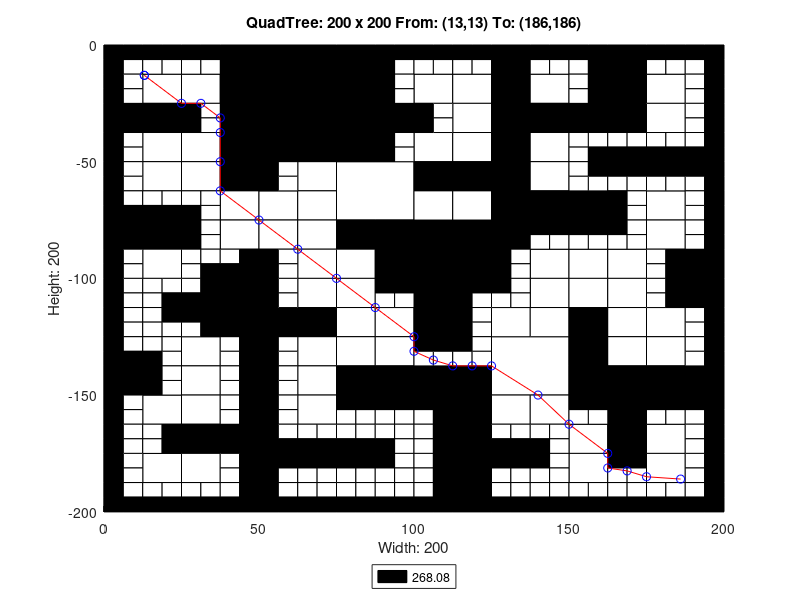

This figure's MATLAB source:
axis([0 200 -200 0]);
title('QuadTree: 200 x 200 From: (13,13) To: (186,186)');
xlabel('Width: 200');
ylabel('Height: 200');
rectangle('Position',[50 -25 25 25], 'FaceColor',[0 0 0]);
rectangle('Position',[50 -50 25 25], 'FaceColor',[0 0 0]);
rectangle('Position',[75 -75 25 25], 'FaceColor',[1 1 1]);
rectangle('Position',[100 -100 25 25], 'FaceColor',[0 0 0]);
rectangle('Position',[125 -150 25 25], 'FaceColor',[1 1 1]);
rectangle('Position',[12.5 -25 12.5 12.5], 'FaceColor',[1 1 1]);
rectangle('Position',[37.5 -12.5 12.5 12.5], 'FaceColor',[0 0 0]);
rectangle('Position',[25 -25 12.5 12.5], 'FaceColor',[1 1 1]);
rectangle('Position',[37.5 -25 12.5 12.5], 'FaceColor',[0 0 0]);
rectangle('Position',[0 -37.5 12.5 12.5], 'FaceColor',[0 0 0]);
rectangle('Position',[12.5 -37.5 12.5 12.5], 'FaceColor',[0 0 0]);
rectangle('Position',[12.5 -50 12.5 12.5], 'FaceColor',[1 1 1]);
rectangle('Position',[37.5 -37.5 12.5 12.5], 'FaceColor',[0 0 0]);
rectangle('Position',[25 -50 12.5 12.5], 'FaceColor',[1 1 1]);
rectangle('Position',[37.5 -50 12.5 12.5], 'FaceColor',[0 0 0]);
rectangle('Position',[75 -12.5 12.5 12.5], 'FaceColor',[0 0 0]);
rectangle('Position',[75 -25 12.5 12.5], 'FaceColor',[0 0 0]);
rectangle('Position',[75 -37.5 12.5 12.5], 'FaceColor',[0 0 0]);
rectangle('Position',[87.5 -37.5 12.5 12.5], 'FaceColor',[0 0 0]);
rectangle('Position',[75 -50 12.5 12.5], 'FaceColor',[0 0 0]);
rectangle('Position',[12.5 -62.5 12.5 12.5], 'FaceColor',[1 1 1]);
rectangle('Position',[25 -62.5 12.5 12.5], 'FaceColor',[1 1 1]);
rectangle('Position',[37.5 -62.5 12.5 12.5], 'FaceColor',[0 0 0]);
rectangle('Position',[37.5 -75 12.5 12.5], 'FaceColor',[1 1 1]);
rectangle('Position',[0 -87.5 12.5 12.5], 'FaceColor',[0 0 0]);
rectangle('Position',[12.5 -87.5 12.5 12.5], 'FaceColor',[0 0 0]);
rectangle('Position',[12.5 -100 12.5 12.5], 'FaceColor',[1 1 1]);
rectangle('Position',[37.5 -87.5 12.5 12.5], 'FaceColor',[1 1 1]);
rectangle('Position',[62.5 -62.5 12.5 12.5], 'FaceColor',[1 1 1]);
rectangle('Position',[50 -75 12.5 12.5], 'FaceColor',[1 1 1]);
rectangle('Position',[62.5 -75 12.5 12.5], 'FaceColor',[1 1 1]);
rectangle('Position',[50 -87.5 12.5 12.5], 'FaceColor',[1 1 1]);
rectangle('Position',[62.5 -87.5 12.5 12.5], 'FaceColor',[1 1 1]);
rectangle('Position',[62.5 -100 12.5 12.5], 'FaceColor',[1 1 1]);
rectangle('Position',[75 -87.5 12.5 12.5], 'FaceColor',[0 0 0]);
rectangle('Position',[87.5 -87.5 12.5 12.5], 'FaceColor',[0 0 0]);
rectangle('Position',[75 -100 12.5 12.5], 'FaceColor',[1 1 1]);
rectangle('Position',[87.5 -100 12.5 12.5], 'FaceColor',[0 0 0]);
rectangle('Position',[100 -25 12.5 12.5], 'FaceColor',[1 1 1]);
rectangle('Position',[112.5 -25 12.5 12.5], 'FaceColor',[1 1 1]);
rectangle('Position',[125 -12.5 12.5 12.5], 'FaceColor',[0 0 0]);
rectangle('Position',[125 -25 12.5 12.5], 'FaceColor',[0 0 0]);
rectangle('Position',[137.5 -25 12.5 12.5], 'FaceColor',[1 1 1]);
rectangle('Position',[112.5 -37.5 12.5 12.5], 'FaceColor',[1 1 1]);
rectangle('Position',[100 -50 12.5 12.5], 'FaceColor',[1 1 1]);
rectangle('Position',[112.5 -50 12.5 12.5], 'FaceColor',[1 1 1]);
rectangle('Position',[125 -37.5 12.5 12.5], 'FaceColor',[0 0 0]);
rectangle('Position',[137.5 -37.5 12.5 12.5], 'FaceColor',[0 0 0]);
rectangle('Position',[125 -50 12.5 12.5], 'FaceColor',[0 0 0]);
rectangle('Position',[137.5 -50 12.5 12.5], 'FaceColor',[1 1 1]);
rectangle('Position',[162.5 -12.5 12.5 12.5], 'FaceColor',[0 0 0]);
rectangle('Position',[162.5 -25 12.5 12.5], 'FaceColor',[0 0 0]);
rectangle('Position',[175 -25 12.5 12.5], 'FaceColor',[1 1 1]);
rectangle('Position',[150 -37.5 12.5 12.5], 'FaceColor',[0 0 0]);
rectangle('Position',[162.5 -37.5 12.5 12.5], 'FaceColor',[0 0 0]);
rectangle('Position',[175 -37.5 12.5 12.5], 'FaceColor',[1 1 1]);
rectangle('Position',[100 -62.5 12.5 12.5], 'FaceColor',[0 0 0]);
rectangle('Position',[112.5 -62.5 12.5 12.5], 'FaceColor',[0 0 0]);
rectangle('Position',[100 -75 12.5 12.5], 'FaceColor',[1 1 1]);
rectangle('Position',[112.5 -75 12.5 12.5], 'FaceColor',[1 1 1]);
rectangle('Position',[125 -62.5 12.5 12.5], 'FaceColor',[0 0 0]);
rectangle('Position',[137.5 -62.5 12.5 12.5], 'FaceColor',[1 1 1]);
rectangle('Position',[125 -75 12.5 12.5], 'FaceColor',[0 0 0]);
rectangle('Position',[137.5 -75 12.5 12.5], 'FaceColor',[0 0 0]);
rectangle('Position',[125 -87.5 12.5 12.5], 'FaceColor',[0 0 0]);
rectangle('Position',[137.5 -100 12.5 12.5], 'FaceColor',[1 1 1]);
rectangle('Position',[150 -75 12.5 12.5], 'FaceColor',[0 0 0]);
rectangle('Position',[175 -75 12.5 12.5], 'FaceColor',[1 1 1]);
rectangle('Position',[150 -100 12.5 12.5], 'FaceColor',[1 1 1]);
rectangle('Position',[162.5 -100 12.5 12.5], 'FaceColor',[1 1 1]);
rectangle('Position',[175 -87.5 12.5 12.5], 'FaceColor',[1 1 1]);
rectangle('Position',[187.5 -100 12.5 12.5], 'FaceColor',[0 0 0]);
rectangle('Position',[37.5 -112.5 12.5 12.5], 'FaceColor',[0 0 0]);
rectangle('Position',[37.5 -125 12.5 12.5], 'FaceColor',[0 0 0]);
rectangle('Position',[0 -150 12.5 12.5], 'FaceColor',[0 0 0]);
rectangle('Position',[25 -137.5 12.5 12.5], 'FaceColor',[1 1 1]);
rectangle('Position',[25 -150 12.5 12.5], 'FaceColor',[1 1 1]);
rectangle('Position',[62.5 -112.5 12.5 12.5], 'FaceColor',[1 1 1]);
rectangle('Position',[50 -125 12.5 12.5], 'FaceColor',[0 0 0]);
rectangle('Position',[62.5 -125 12.5 12.5], 'FaceColor',[0 0 0]);
rectangle('Position',[75 -112.5 12.5 12.5], 'FaceColor',[1 1 1]);
rectangle('Position',[75 -125 12.5 12.5], 'FaceColor',[1 1 1]);
rectangle('Position',[87.5 -125 12.5 12.5], 'FaceColor',[1 1 1]);
rectangle('Position',[62.5 -137.5 12.5 12.5], 'FaceColor',[1 1 1]);
rectangle('Position',[62.5 -150 12.5 12.5], 'FaceColor',[1 1 1]);
rectangle('Position',[75 -137.5 12.5 12.5], 'FaceColor',[1 1 1]);
rectangle('Position',[87.5 -137.5 12.5 12.5], 'FaceColor',[1 1 1]);
rectangle('Position',[75 -150 12.5 12.5], 'FaceColor',[0 0 0]);
rectangle('Position',[87.5 -150 12.5 12.5], 'FaceColor',[0 0 0]);
rectangle('Position',[12.5 -162.5 12.5 12.5], 'FaceColor',[1 1 1]);
rectangle('Position',[25 -162.5 12.5 12.5], 'FaceColor',[1 1 1]);
rectangle('Position',[25 -175 12.5 12.5], 'FaceColor',[0 0 0]);
rectangle('Position',[37.5 -175 12.5 12.5], 'FaceColor',[0 0 0]);
rectangle('Position',[12.5 -187.5 12.5 12.5], 'FaceColor',[1 1 1]);
rectangle('Position',[25 -187.5 12.5 12.5], 'FaceColor',[1 1 1]);
rectangle('Position',[62.5 -162.5 12.5 12.5], 'FaceColor',[1 1 1]);
rectangle('Position',[100 -112.5 12.5 12.5], 'FaceColor',[0 0 0]);
rectangle('Position',[100 -125 12.5 12.5], 'FaceColor',[0 0 0]);
rectangle('Position',[137.5 -112.5 12.5 12.5], 'FaceColor',[1 1 1]);
rectangle('Position',[125 -125 12.5 12.5], 'FaceColor',[1 1 1]);
rectangle('Position',[137.5 -125 12.5 12.5], 'FaceColor',[1 1 1]);
rectangle('Position',[100 -150 12.5 12.5], 'FaceColor',[0 0 0]);
rectangle('Position',[112.5 -150 12.5 12.5], 'FaceColor',[0 0 0]);
rectangle('Position',[150 -112.5 12.5 12.5], 'FaceColor',[1 1 1]);
rectangle('Position',[162.5 -112.5 12.5 12.5], 'FaceColor',[1 1 1]);
rectangle('Position',[150 -125 12.5 12.5], 'FaceColor',[0 0 0]);
rectangle('Position',[162.5 -125 12.5 12.5], 'FaceColor',[1 1 1]);
rectangle('Position',[187.5 -112.5 12.5 12.5], 'FaceColor',[0 0 0]);
rectangle('Position',[175 -125 12.5 12.5], 'FaceColor',[1 1 1]);
rectangle('Position',[150 -137.5 12.5 12.5], 'FaceColor',[0 0 0]);
rectangle('Position',[162.5 -137.5 12.5 12.5], 'FaceColor',[1 1 1]);
rectangle('Position',[150 -150 12.5 12.5], 'FaceColor',[0 0 0]);
rectangle('Position',[162.5 -150 12.5 12.5], 'FaceColor',[0 0 0]);
rectangle('Position',[175 -137.5 12.5 12.5], 'FaceColor',[1 1 1]);
rectangle('Position',[175 -150 12.5 12.5], 'FaceColor',[0 0 0]);
rectangle('Position',[187.5 -150 12.5 12.5], 'FaceColor',[0 0 0]);
rectangle('Position',[112.5 -162.5 12.5 12.5], 'FaceColor',[0 0 0]);
rectangle('Position',[112.5 -175 12.5 12.5], 'FaceColor',[0 0 0]);
rectangle('Position',[125 -162.5 12.5 12.5], 'FaceColor',[1 1 1]);
rectangle('Position',[137.5 -162.5 12.5 12.5], 'FaceColor',[1 1 1]);
rectangle('Position',[112.5 -187.5 12.5 12.5], 'FaceColor',[0 0 0]);
rectangle('Position',[112.5 -200 12.5 12.5], 'FaceColor',[0 0 0]);
rectangle('Position',[162.5 -162.5 12.5 12.5], 'FaceColor',[0 0 0]);
rectangle('Position',[150 -175 12.5 12.5], 'FaceColor',[1 1 1]);
rectangle('Position',[162.5 -175 12.5 12.5], 'FaceColor',[0 0 0]);
rectangle('Position',[175 -175 12.5 12.5], 'FaceColor',[1 1 1]);
rectangle('Position',[150 -187.5 12.5 12.5], 'FaceColor',[1 1 1]);
rectangle('Position',[175 -187.5 12.5 12.5], 'FaceColor',[1 1 1]);
rectangle('Position',[0 -6.25 6.25 6.25], 'FaceColor',[0 0 0]);
rectangle('Position',[6.25 -6.25 6.25 6.25], 'FaceColor',[0 0 0]);
rectangle('Position',[0 -12.5 6.25 6.25], 'FaceColor',[0 0 0]);
rectangle('Position',[6.25 -12.5 6.25 6.25], 'FaceColor',[1 1 1]);
rectangle('Position',[12.5 -6.25 6.25 6.25], 'FaceColor',[0 0 0]);
rectangle('Position',[18.75 -6.25 6.25 6.25], 'FaceColor',[0 0 0]);
rectangle('Position',[12.5 -12.5 6.25 6.25], 'FaceColor',[1 1 1]);
rectangle('Position',[18.75 -12.5 6.25 6.25], 'FaceColor',[1 1 1]);
rectangle('Position',[0 -18.75 6.25 6.25], 'FaceColor',[0 0 0]);
rectangle('Position',[6.25 -18.75 6.25 6.25], 'FaceColor',[1 1 1]);
rectangle('Position',[0 -25 6.25 6.25], 'FaceColor',[0 0 0]);
rectangle('Position',[6.25 -25 6.25 6.25], 'FaceColor',[1 1 1]);
rectangle('Position',[25 -6.25 6.25 6.25], 'FaceColor',[0 0 0]);
rectangle('Position',[31.25 -6.25 6.25 6.25], 'FaceColor',[0 0 0]);
rectangle('Position',[25 -12.5 6.25 6.25], 'FaceColor',[1 1 1]);
rectangle('Position',[31.25 -12.5 6.25 6.25], 'FaceColor',[1 1 1]);
rectangle('Position',[0 -43.75 6.25 6.25], 'FaceColor',[0 0 0]);
rectangle('Position',[6.25 -43.75 6.25 6.25], 'FaceColor',[1 1 1]);
rectangle('Position',[0 -50 6.25 6.25], 'FaceColor',[0 0 0]);
rectangle('Position',[6.25 -50 6.25 6.25], 'FaceColor',[1 1 1]);
rectangle('Position',[25 -31.25 6.25 6.25], 'FaceColor',[0 0 0]);
rectangle('Position',[31.25 -31.25 6.25 6.25], 'FaceColor',[1 1 1]);
rectangle('Position',[25 -37.5 6.25 6.25], 'FaceColor',[0 0 0]);
rectangle('Position',[31.25 -37.5 6.25 6.25], 'FaceColor',[1 1 1]);
rectangle('Position',[87.5 -6.25 6.25 6.25], 'FaceColor',[0 0 0]);
rectangle('Position',[93.75 -6.25 6.25 6.25], 'FaceColor',[0 0 0]);
rectangle('Position',[87.5 -12.5 6.25 6.25], 'FaceColor',[0 0 0]);
rectangle('Position',[93.75 -12.5 6.25 6.25], 'FaceColor',[1 1 1]);
rectangle('Position',[87.5 -18.75 6.25 6.25], 'FaceColor',[0 0 0]);
rectangle('Position',[93.75 -18.75 6.25 6.25], 'FaceColor',[1 1 1]);
rectangle('Position',[87.5 -25 6.25 6.25], 'FaceColor',[0 0 0]);
rectangle('Position',[93.75 -25 6.25 6.25], 'FaceColor',[1 1 1]);
rectangle('Position',[87.5 -43.75 6.25 6.25], 'FaceColor',[0 0 0]);
rectangle('Position',[93.75 -43.75 6.25 6.25], 'FaceColor',[1 1 1]);
rectangle('Position',[87.5 -50 6.25 6.25], 'FaceColor',[0 0 0]);
rectangle('Position',[93.75 -50 6.25 6.25], 'FaceColor',[1 1 1]);
rectangle('Position',[0 -56.25 6.25 6.25], 'FaceColor',[0 0 0]);
rectangle('Position',[6.25 -56.25 6.25 6.25], 'FaceColor',[1 1 1]);
rectangle('Position',[0 -62.5 6.25 6.25], 'FaceColor',[0 0 0]);
rectangle('Position',[6.25 -62.5 6.25 6.25], 'FaceColor',[1 1 1]);
rectangle('Position',[0 -68.75 6.25 6.25], 'FaceColor',[0 0 0]);
rectangle('Position',[6.25 -68.75 6.25 6.25], 'FaceColor',[1 1 1]);
rectangle('Position',[0 -75 6.25 6.25], 'FaceColor',[0 0 0]);
rectangle('Position',[6.25 -75 6.25 6.25], 'FaceColor',[0 0 0]);
rectangle('Position',[12.5 -68.75 6.25 6.25], 'FaceColor',[1 1 1]);
rectangle('Position',[18.75 -68.75 6.25 6.25], 'FaceColor',[1 1 1]);
rectangle('Position',[12.5 -75 6.25 6.25], 'FaceColor',[0 0 0]);
rectangle('Position',[18.75 -75 6.25 6.25], 'FaceColor',[0 0 0]);
rectangle('Position',[25 -68.75 6.25 6.25], 'FaceColor',[1 1 1]);
rectangle('Position',[31.25 -68.75 6.25 6.25], 'FaceColor',[1 1 1]);
rectangle('Position',[25 -75 6.25 6.25], 'FaceColor',[0 0 0]);
rectangle('Position',[31.25 -75 6.25 6.25], 'FaceColor',[1 1 1]);
rectangle('Position',[0 -93.75 6.25 6.25], 'FaceColor',[0 0 0]);
rectangle('Position',[6.25 -93.75 6.25 6.25], 'FaceColor',[1 1 1]);
rectangle('Position',[0 -100 6.25 6.25], 'FaceColor',[0 0 0]);
rectangle('Position',[6.25 -100 6.25 6.25], 'FaceColor',[1 1 1]);
rectangle('Position',[25 -81.25 6.25 6.25], 'FaceColor',[0 0 0]);
rectangle('Position',[31.25 -81.25 6.25 6.25], 'FaceColor',[1 1 1]);
rectangle('Position',[25 -87.5 6.25 6.25], 'FaceColor',[0 0 0]);
rectangle('Position',[31.25 -87.5 6.25 6.25], 'FaceColor',[1 1 1]);
rectangle('Position',[25 -93.75 6.25 6.25], 'FaceColor',[1 1 1]);
rectangle('Position',[31.25 -93.75 6.25 6.25], 'FaceColor',[1 1 1]);
rectangle('Position',[25 -100 6.25 6.25], 'FaceColor',[1 1 1]);
rectangle('Position',[31.25 -100 6.25 6.25], 'FaceColor',[0 0 0]);
rectangle('Position',[37.5 -93.75 6.25 6.25], 'FaceColor',[1 1 1]);
rectangle('Position',[43.75 -93.75 6.25 6.25], 'FaceColor',[0 0 0]);
rectangle('Position',[37.5 -100 6.25 6.25], 'FaceColor',[0 0 0]);
rectangle('Position',[43.75 -100 6.25 6.25], 'FaceColor',[0 0 0]);
rectangle('Position',[50 -56.25 6.25 6.25], 'FaceColor',[0 0 0]);
rectangle('Position',[56.25 -56.25 6.25 6.25], 'FaceColor',[1 1 1]);
rectangle('Position',[50 -62.5 6.25 6.25], 'FaceColor',[0 0 0]);
rectangle('Position',[56.25 -62.5 6.25 6.25], 'FaceColor',[1 1 1]);
rectangle('Position',[50 -93.75 6.25 6.25], 'FaceColor',[0 0 0]);
rectangle('Position',[56.25 -93.75 6.25 6.25], 'FaceColor',[1 1 1]);
rectangle('Position',[50 -100 6.25 6.25], 'FaceColor',[0 0 0]);
rectangle('Position',[56.25 -100 6.25 6.25], 'FaceColor',[1 1 1]);
rectangle('Position',[100 -6.25 6.25 6.25], 'FaceColor',[0 0 0]);
rectangle('Position',[106.25 -6.25 6.25 6.25], 'FaceColor',[0 0 0]);
rectangle('Position',[100 -12.5 6.25 6.25], 'FaceColor',[1 1 1]);
rectangle('Position',[106.25 -12.5 6.25 6.25], 'FaceColor',[1 1 1]);
rectangle('Position',[112.5 -6.25 6.25 6.25], 'FaceColor',[0 0 0]);
rectangle('Position',[118.75 -6.25 6.25 6.25], 'FaceColor',[0 0 0]);
rectangle('Position',[112.5 -12.5 6.25 6.25], 'FaceColor',[1 1 1]);
rectangle('Position',[118.75 -12.5 6.25 6.25], 'FaceColor',[1 1 1]);
rectangle('Position',[137.5 -6.25 6.25 6.25], 'FaceColor',[0 0 0]);
rectangle('Position',[143.75 -6.25 6.25 6.25], 'FaceColor',[0 0 0]);
rectangle('Position',[137.5 -12.5 6.25 6.25], 'FaceColor',[1 1 1]);
rectangle('Position',[143.75 -12.5 6.25 6.25], 'FaceColor',[1 1 1]);
rectangle('Position',[100 -31.25 6.25 6.25], 'FaceColor',[0 0 0]);
rectangle('Position',[106.25 -31.25 6.25 6.25], 'FaceColor',[1 1 1]);
rectangle('Position',[100 -37.5 6.25 6.25], 'FaceColor',[0 0 0]);
rectangle('Position',[106.25 -37.5 6.25 6.25], 'FaceColor',[1 1 1]);
rectangle('Position',[150 -6.25 6.25 6.25], 'FaceColor',[0 0 0]);
rectangle('Position',[156.25 -6.25 6.25 6.25], 'FaceColor',[0 0 0]);
rectangle('Position',[150 -12.5 6.25 6.25], 'FaceColor',[1 1 1]);
rectangle('Position',[156.25 -12.5 6.25 6.25], 'FaceColor',[0 0 0]);
rectangle('Position',[150 -18.75 6.25 6.25], 'FaceColor',[1 1 1]);
rectangle('Position',[156.25 -18.75 6.25 6.25], 'FaceColor',[0 0 0]);
rectangle('Position',[150 -25 6.25 6.25], 'FaceColor',[1 1 1]);
rectangle('Position',[156.25 -25 6.25 6.25], 'FaceColor',[0 0 0]);
rectangle('Position',[175 -6.25 6.25 6.25], 'FaceColor',[0 0 0]);
rectangle('Position',[181.25 -6.25 6.25 6.25], 'FaceColor',[0 0 0]);
rectangle('Position',[175 -12.5 6.25 6.25], 'FaceColor',[1 1 1]);
rectangle('Position',[181.25 -12.5 6.25 6.25], 'FaceColor',[1 1 1]);
rectangle('Position',[187.5 -6.25 6.25 6.25], 'FaceColor',[0 0 0]);
rectangle('Position',[193.75 -6.25 6.25 6.25], 'FaceColor',[0 0 0]);
rectangle('Position',[187.5 -12.5 6.25 6.25], 'FaceColor',[1 1 1]);
rectangle('Position',[193.75 -12.5 6.25 6.25], 'FaceColor',[0 0 0]);
rectangle('Position',[187.5 -18.75 6.25 6.25], 'FaceColor',[1 1 1]);
rectangle('Position',[193.75 -18.75 6.25 6.25], 'FaceColor',[0 0 0]);
rectangle('Position',[187.5 -25 6.25 6.25], 'FaceColor',[1 1 1]);
rectangle('Position',[193.75 -25 6.25 6.25], 'FaceColor',[0 0 0]);
rectangle('Position',[150 -43.75 6.25 6.25], 'FaceColor',[1 1 1]);
rectangle('Position',[156.25 -43.75 6.25 6.25], 'FaceColor',[1 1 1]);
rectangle('Position',[150 -50 6.25 6.25], 'FaceColor',[1 1 1]);
rectangle('Position',[156.25 -50 6.25 6.25], 'FaceColor',[0 0 0]);
rectangle('Position',[162.5 -43.75 6.25 6.25], 'FaceColor',[1 1 1]);
rectangle('Position',[168.75 -43.75 6.25 6.25], 'FaceColor',[1 1 1]);
rectangle('Position',[162.5 -50 6.25 6.25], 'FaceColor',[0 0 0]);
rectangle('Position',[168.75 -50 6.25 6.25], 'FaceColor',[0 0 0]);
rectangle('Position',[187.5 -31.25 6.25 6.25], 'FaceColor',[1 1 1]);
rectangle('Position',[193.75 -31.25 6.25 6.25], 'FaceColor',[0 0 0]);
rectangle('Position',[187.5 -37.5 6.25 6.25], 'FaceColor',[1 1 1]);
rectangle('Position',[193.75 -37.5 6.25 6.25], 'FaceColor',[0 0 0]);
rectangle('Position',[175 -43.75 6.25 6.25], 'FaceColor',[1 1 1]);
rectangle('Position',[181.25 -43.75 6.25 6.25], 'FaceColor',[1 1 1]);
rectangle('Position',[175 -50 6.25 6.25], 'FaceColor',[0 0 0]);
rectangle('Position',[181.25 -50 6.25 6.25], 'FaceColor',[0 0 0]);
rectangle('Position',[187.5 -43.75 6.25 6.25], 'FaceColor',[1 1 1]);
rectangle('Position',[193.75 -43.75 6.25 6.25], 'FaceColor',[0 0 0]);
rectangle('Position',[187.5 -50 6.25 6.25], 'FaceColor',[0 0 0]);
rectangle('Position',[193.75 -50 6.25 6.25], 'FaceColor',[0 0 0]);
rectangle('Position',[137.5 -81.25 6.25 6.25], 'FaceColor',[0 0 0]);
rectangle('Position',[143.75 -81.25 6.25 6.25], 'FaceColor',[0 0 0]);
rectangle('Position',[137.5 -87.5 6.25 6.25], 'FaceColor',[1 1 1]);
rectangle('Position',[143.75 -87.5 6.25 6.25], 'FaceColor',[1 1 1]);
rectangle('Position',[125 -93.75 6.25 6.25], 'FaceColor',[0 0 0]);
rectangle('Position',[131.25 -93.75 6.25 6.25], 'FaceColor',[1 1 1]);
rectangle('Position',[125 -100 6.25 6.25], 'FaceColor',[0 0 0]);
rectangle('Position',[131.25 -100 6.25 6.25], 'FaceColor',[1 1 1]);
rectangle('Position',[150 -56.25 6.25 6.25], 'FaceColor',[1 1 1]);
rectangle('Position',[156.25 -56.25 6.25 6.25], 'FaceColor',[0 0 0]);
rectangle('Position',[150 -62.5 6.25 6.25], 'FaceColor',[1 1 1]);
rectangle('Position',[156.25 -62.5 6.25 6.25], 'FaceColor',[1 1 1]);
rectangle('Position',[162.5 -56.25 6.25 6.25], 'FaceColor',[0 0 0]);
rectangle('Position',[168.75 -56.25 6.25 6.25], 'FaceColor',[0 0 0]);
rectangle('Position',[162.5 -62.5 6.25 6.25], 'FaceColor',[1 1 1]);
rectangle('Position',[168.75 -62.5 6.25 6.25], 'FaceColor',[1 1 1]);
rectangle('Position',[162.5 -68.75 6.25 6.25], 'FaceColor',[0 0 0]);
rectangle('Position',[168.75 -68.75 6.25 6.25], 'FaceColor',[1 1 1]);
rectangle('Position',[162.5 -75 6.25 6.25], 'FaceColor',[0 0 0]);
rectangle('Position',[168.75 -75 6.25 6.25], 'FaceColor',[1 1 1]);
rectangle('Position',[175 -56.25 6.25 6.25], 'FaceColor',[0 0 0]);
rectangle('Position',[181.25 -56.25 6.25 6.25], 'FaceColor',[0 0 0]);
rectangle('Position',[175 -62.5 6.25 6.25], 'FaceColor',[1 1 1]);
rectangle('Position',[181.25 -62.5 6.25 6.25], 'FaceColor',[1 1 1]);
rectangle('Position',[187.5 -56.25 6.25 6.25], 'FaceColor',[0 0 0]);
rectangle('Position',[193.75 -56.25 6.25 6.25], 'FaceColor',[0 0 0]);
rectangle('Position',[187.5 -62.5 6.25 6.25], 'FaceColor',[1 1 1]);
rectangle('Position',[193.75 -62.5 6.25 6.25], 'FaceColor',[0 0 0]);
rectangle('Position',[187.5 -68.75 6.25 6.25], 'FaceColor',[1 1 1]);
rectangle('Position',[193.75 -68.75 6.25 6.25], 'FaceColor',[0 0 0]);
rectangle('Position',[187.5 -75 6.25 6.25], 'FaceColor',[1 1 1]);
rectangle('Position',[193.75 -75 6.25 6.25], 'FaceColor',[0 0 0]);
rectangle('Position',[150 -81.25 6.25 6.25], 'FaceColor',[0 0 0]);
rectangle('Position',[156.25 -81.25 6.25 6.25], 'FaceColor',[0 0 0]);
rectangle('Position',[150 -87.5 6.25 6.25], 'FaceColor',[1 1 1]);
rectangle('Position',[156.25 -87.5 6.25 6.25], 'FaceColor',[1 1 1]);
rectangle('Position',[162.5 -81.25 6.25 6.25], 'FaceColor',[0 0 0]);
rectangle('Position',[168.75 -81.25 6.25 6.25], 'FaceColor',[1 1 1]);
rectangle('Position',[162.5 -87.5 6.25 6.25], 'FaceColor',[1 1 1]);
rectangle('Position',[168.75 -87.5 6.25 6.25], 'FaceColor',[1 1 1]);
rectangle('Position',[187.5 -81.25 6.25 6.25], 'FaceColor',[1 1 1]);
rectangle('Position',[193.75 -81.25 6.25 6.25], 'FaceColor',[0 0 0]);
rectangle('Position',[187.5 -87.5 6.25 6.25], 'FaceColor',[1 1 1]);
rectangle('Position',[193.75 -87.5 6.25 6.25], 'FaceColor',[0 0 0]);
rectangle('Position',[175 -93.75 6.25 6.25], 'FaceColor',[1 1 1]);
rectangle('Position',[181.25 -93.75 6.25 6.25], 'FaceColor',[0 0 0]);
rectangle('Position',[175 -100 6.25 6.25], 'FaceColor',[1 1 1]);
rectangle('Position',[181.25 -100 6.25 6.25], 'FaceColor',[0 0 0]);
rectangle('Position',[0 -106.25 6.25 6.25], 'FaceColor',[0 0 0]);
rectangle('Position',[6.25 -106.25 6.25 6.25], 'FaceColor',[1 1 1]);
rectangle('Position',[0 -112.5 6.25 6.25], 'FaceColor',[0 0 0]);
rectangle('Position',[6.25 -112.5 6.25 6.25], 'FaceColor',[1 1 1]);
rectangle('Position',[12.5 -106.25 6.25 6.25], 'FaceColor',[1 1 1]);
rectangle('Position',[18.75 -106.25 6.25 6.25], 'FaceColor',[1 1 1]);
rectangle('Position',[12.5 -112.5 6.25 6.25], 'FaceColor',[1 1 1]);
rectangle('Position',[18.75 -112.5 6.25 6.25], 'FaceColor',[0 0 0]);
rectangle('Position',[0 -118.75 6.25 6.25], 'FaceColor',[0 0 0]);
rectangle('Position',[6.25 -118.75 6.25 6.25], 'FaceColor',[1 1 1]);
rectangle('Position',[0 -125 6.25 6.25], 'FaceColor',[0 0 0]);
rectangle('Position',[6.25 -125 6.25 6.25], 'FaceColor',[1 1 1]);
rectangle('Position',[12.5 -118.75 6.25 6.25], 'FaceColor',[1 1 1]);
rectangle('Position',[18.75 -118.75 6.25 6.25], 'FaceColor',[0 0 0]);
rectangle('Position',[12.5 -125 6.25 6.25], 'FaceColor',[1 1 1]);
rectangle('Position',[18.75 -125 6.25 6.25], 'FaceColor',[1 1 1]);
rectangle('Position',[25 -106.25 6.25 6.25], 'FaceColor',[1 1 1]);
rectangle('Position',[31.25 -106.25 6.25 6.25], 'FaceColor',[0 0 0]);
rectangle('Position',[25 -112.5 6.25 6.25], 'FaceColor',[0 0 0]);
rectangle('Position',[31.25 -112.5 6.25 6.25], 'FaceColor',[0 0 0]);
rectangle('Position',[25 -118.75 6.25 6.25], 'FaceColor',[0 0 0]);
rectangle('Position',[31.25 -118.75 6.25 6.25], 'FaceColor',[0 0 0]);
rectangle('Position',[25 -125 6.25 6.25], 'FaceColor',[1 1 1]);
rectangle('Position',[31.25 -125 6.25 6.25], 'FaceColor',[0 0 0]);
rectangle('Position',[0 -131.25 6.25 6.25], 'FaceColor',[0 0 0]);
rectangle('Position',[6.25 -131.25 6.25 6.25], 'FaceColor',[1 1 1]);
rectangle('Position',[0 -137.5 6.25 6.25], 'FaceColor',[0 0 0]);
rectangle('Position',[6.25 -137.5 6.25 6.25], 'FaceColor',[0 0 0]);
rectangle('Position',[12.5 -131.25 6.25 6.25], 'FaceColor',[1 1 1]);
rectangle('Position',[18.75 -131.25 6.25 6.25], 'FaceColor',[1 1 1]);
rectangle('Position',[12.5 -137.5 6.25 6.25], 'FaceColor',[0 0 0]);
rectangle('Position',[18.75 -137.5 6.25 6.25], 'FaceColor',[1 1 1]);
rectangle('Position',[12.5 -143.75 6.25 6.25], 'FaceColor',[0 0 0]);
rectangle('Position',[18.75 -143.75 6.25 6.25], 'FaceColor',[1 1 1]);
rectangle('Position',[12.5 -150 6.25 6.25], 'FaceColor',[0 0 0]);
rectangle('Position',[18.75 -150 6.25 6.25], 'FaceColor',[1 1 1]);
rectangle('Position',[37.5 -131.25 6.25 6.25], 'FaceColor',[1 1 1]);
rectangle('Position',[43.75 -131.25 6.25 6.25], 'FaceColor',[0 0 0]);
rectangle('Position',[37.5 -137.5 6.25 6.25], 'FaceColor',[1 1 1]);
rectangle('Position',[43.75 -137.5 6.25 6.25], 'FaceColor',[0 0 0]);
rectangle('Position',[37.5 -143.75 6.25 6.25], 'FaceColor',[1 1 1]);
rectangle('Position',[43.75 -143.75 6.25 6.25], 'FaceColor',[0 0 0]);
rectangle('Position',[37.5 -150 6.25 6.25], 'FaceColor',[1 1 1]);
rectangle('Position',[43.75 -150 6.25 6.25], 'FaceColor',[0 0 0]);
rectangle('Position',[50 -106.25 6.25 6.25], 'FaceColor',[0 0 0]);
rectangle('Position',[56.25 -106.25 6.25 6.25], 'FaceColor',[1 1 1]);
rectangle('Position',[50 -112.5 6.25 6.25], 'FaceColor',[0 0 0]);
rectangle('Position',[56.25 -112.5 6.25 6.25], 'FaceColor',[1 1 1]);
rectangle('Position',[87.5 -106.25 6.25 6.25], 'FaceColor',[0 0 0]);
rectangle('Position',[93.75 -106.25 6.25 6.25], 'FaceColor',[0 0 0]);
rectangle('Position',[87.5 -112.5 6.25 6.25], 'FaceColor',[1 1 1]);
rectangle('Position',[93.75 -112.5 6.25 6.25], 'FaceColor',[1 1 1]);
rectangle('Position',[50 -131.25 6.25 6.25], 'FaceColor',[0 0 0]);
rectangle('Position',[56.25 -131.25 6.25 6.25], 'FaceColor',[1 1 1]);
rectangle('Position',[50 -137.5 6.25 6.25], 'FaceColor',[0 0 0]);
rectangle('Position',[56.25 -137.5 6.25 6.25], 'FaceColor',[1 1 1]);
rectangle('Position',[50 -143.75 6.25 6.25], 'FaceColor',[0 0 0]);
rectangle('Position',[56.25 -143.75 6.25 6.25], 'FaceColor',[1 1 1]);
rectangle('Position',[50 -150 6.25 6.25], 'FaceColor',[0 0 0]);
rectangle('Position',[56.25 -150 6.25 6.25], 'FaceColor',[1 1 1]);
rectangle('Position',[0 -156.25 6.25 6.25], 'FaceColor',[0 0 0]);
rectangle('Position',[6.25 -156.25 6.25 6.25], 'FaceColor',[1 1 1]);
rectangle('Position',[0 -162.5 6.25 6.25], 'FaceColor',[0 0 0]);
rectangle('Position',[6.25 -162.5 6.25 6.25], 'FaceColor',[1 1 1]);
rectangle('Position',[0 -168.75 6.25 6.25], 'FaceColor',[0 0 0]);
rectangle('Position',[6.25 -168.75 6.25 6.25], 'FaceColor',[1 1 1]);
rectangle('Position',[0 -175 6.25 6.25], 'FaceColor',[0 0 0]);
rectangle('Position',[6.25 -175 6.25 6.25], 'FaceColor',[1 1 1]);
rectangle('Position',[12.5 -168.75 6.25 6.25], 'FaceColor',[1 1 1]);
rectangle('Position',[18.75 -168.75 6.25 6.25], 'FaceColor',[0 0 0]);
rectangle('Position',[12.5 -175 6.25 6.25], 'FaceColor',[1 1 1]);
rectangle('Position',[18.75 -175 6.25 6.25], 'FaceColor',[0 0 0]);
rectangle('Position',[37.5 -156.25 6.25 6.25], 'FaceColor',[1 1 1]);
rectangle('Position',[43.75 -156.25 6.25 6.25], 'FaceColor',[0 0 0]);
rectangle('Position',[37.5 -162.5 6.25 6.25], 'FaceColor',[1 1 1]);
rectangle('Position',[43.75 -162.5 6.25 6.25], 'FaceColor',[0 0 0]);
rectangle('Position',[0 -181.25 6.25 6.25], 'FaceColor',[0 0 0]);
rectangle('Position',[6.25 -181.25 6.25 6.25], 'FaceColor',[1 1 1]);
rectangle('Position',[0 -187.5 6.25 6.25], 'FaceColor',[0 0 0]);
rectangle('Position',[6.25 -187.5 6.25 6.25], 'FaceColor',[1 1 1]);
rectangle('Position',[0 -193.75 6.25 6.25], 'FaceColor',[0 0 0]);
rectangle('Position',[6.25 -193.75 6.25 6.25], 'FaceColor',[1 1 1]);
rectangle('Position',[0 -200 6.25 6.25], 'FaceColor',[0 0 0]);
rectangle('Position',[6.25 -200 6.25 6.25], 'FaceColor',[0 0 0]);
rectangle('Position',[12.5 -193.75 6.25 6.25], 'FaceColor',[1 1 1]);
rectangle('Position',[18.75 -193.75 6.25 6.25], 'FaceColor',[1 1 1]);
rectangle('Position',[12.5 -200 6.25 6.25], 'FaceColor',[0 0 0]);
rectangle('Position',[18.75 -200 6.25 6.25], 'FaceColor',[0 0 0]);
rectangle('Position',[37.5 -181.25 6.25 6.25], 'FaceColor',[1 1 1]);
rectangle('Position',[43.75 -181.25 6.25 6.25], 'FaceColor',[0 0 0]);
rectangle('Position',[37.5 -187.5 6.25 6.25], 'FaceColor',[1 1 1]);
rectangle('Position',[43.75 -187.5 6.25 6.25], 'FaceColor',[0 0 0]);
rectangle('Position',[25 -193.75 6.25 6.25], 'FaceColor',[1 1 1]);
rectangle('Position',[31.25 -193.75 6.25 6.25], 'FaceColor',[1 1 1]);
rectangle('Position',[25 -200 6.25 6.25], 'FaceColor',[0 0 0]);
rectangle('Position',[31.25 -200 6.25 6.25], 'FaceColor',[0 0 0]);
rectangle('Position',[37.5 -193.75 6.25 6.25], 'FaceColor',[1 1 1]);
rectangle('Position',[43.75 -193.75 6.25 6.25], 'FaceColor',[0 0 0]);
rectangle('Position',[37.5 -200 6.25 6.25], 'FaceColor',[0 0 0]);
rectangle('Position',[43.75 -200 6.25 6.25], 'FaceColor',[0 0 0]);
rectangle('Position',[50 -156.25 6.25 6.25], 'FaceColor',[0 0 0]);
rectangle('Position',[56.25 -156.25 6.25 6.25], 'FaceColor',[1 1 1]);
rectangle('Position',[50 -162.5 6.25 6.25], 'FaceColor',[0 0 0]);
rectangle('Position',[56.25 -162.5 6.25 6.25], 'FaceColor',[1 1 1]);
rectangle('Position',[50 -168.75 6.25 6.25], 'FaceColor',[0 0 0]);
rectangle('Position',[56.25 -168.75 6.25 6.25], 'FaceColor',[1 1 1]);
rectangle('Position',[50 -175 6.25 6.25], 'FaceColor',[0 0 0]);
rectangle('Position',[56.25 -175 6.25 6.25], 'FaceColor',[0 0 0]);
rectangle('Position',[62.5 -168.75 6.25 6.25], 'FaceColor',[1 1 1]);
rectangle('Position',[68.75 -168.75 6.25 6.25], 'FaceColor',[1 1 1]);
rectangle('Position',[62.5 -175 6.25 6.25], 'FaceColor',[0 0 0]);
rectangle('Position',[68.75 -175 6.25 6.25], 'FaceColor',[0 0 0]);
rectangle('Position',[75 -156.25 6.25 6.25], 'FaceColor',[0 0 0]);
rectangle('Position',[81.25 -156.25 6.25 6.25], 'FaceColor',[0 0 0]);
rectangle('Position',[75 -162.5 6.25 6.25], 'FaceColor',[1 1 1]);
rectangle('Position',[81.25 -162.5 6.25 6.25], 'FaceColor',[1 1 1]);
rectangle('Position',[87.5 -156.25 6.25 6.25], 'FaceColor',[0 0 0]);
rectangle('Position',[93.75 -156.25 6.25 6.25], 'FaceColor',[0 0 0]);
rectangle('Position',[87.5 -162.5 6.25 6.25], 'FaceColor',[1 1 1]);
rectangle('Position',[93.75 -162.5 6.25 6.25], 'FaceColor',[1 1 1]);
rectangle('Position',[75 -168.75 6.25 6.25], 'FaceColor',[1 1 1]);
rectangle('Position',[81.25 -168.75 6.25 6.25], 'FaceColor',[1 1 1]);
rectangle('Position',[75 -175 6.25 6.25], 'FaceColor',[0 0 0]);
rectangle('Position',[81.25 -175 6.25 6.25], 'FaceColor',[0 0 0]);
rectangle('Position',[87.5 -168.75 6.25 6.25], 'FaceColor',[1 1 1]);
rectangle('Position',[93.75 -168.75 6.25 6.25], 'FaceColor',[1 1 1]);
rectangle('Position',[87.5 -175 6.25 6.25], 'FaceColor',[0 0 0]);
rectangle('Position',[93.75 -175 6.25 6.25], 'FaceColor',[1 1 1]);
rectangle('Position',[50 -181.25 6.25 6.25], 'FaceColor',[0 0 0]);
rectangle('Position',[56.25 -181.25 6.25 6.25], 'FaceColor',[0 0 0]);
rectangle('Position',[50 -187.5 6.25 6.25], 'FaceColor',[0 0 0]);
rectangle('Position',[56.25 -187.5 6.25 6.25], 'FaceColor',[1 1 1]);
rectangle('Position',[62.5 -181.25 6.25 6.25], 'FaceColor',[0 0 0]);
rectangle('Position',[68.75 -181.25 6.25 6.25], 'FaceColor',[0 0 0]);
rectangle('Position',[62.5 -187.5 6.25 6.25], 'FaceColor',[1 1 1]);
rectangle('Position',[68.75 -187.5 6.25 6.25], 'FaceColor',[1 1 1]);
rectangle('Position',[50 -193.75 6.25 6.25], 'FaceColor',[0 0 0]);
rectangle('Position',[56.25 -193.75 6.25 6.25], 'FaceColor',[1 1 1]);
rectangle('Position',[50 -200 6.25 6.25], 'FaceColor',[0 0 0]);
rectangle('Position',[56.25 -200 6.25 6.25], 'FaceColor',[0 0 0]);
rectangle('Position',[62.5 -193.75 6.25 6.25], 'FaceColor',[1 1 1]);
rectangle('Position',[68.75 -193.75 6.25 6.25], 'FaceColor',[1 1 1]);
rectangle('Position',[62.5 -200 6.25 6.25], 'FaceColor',[0 0 0]);
rectangle('Position',[68.75 -200 6.25 6.25], 'FaceColor',[0 0 0]);
rectangle('Position',[75 -181.25 6.25 6.25], 'FaceColor',[0 0 0]);
rectangle('Position',[81.25 -181.25 6.25 6.25], 'FaceColor',[0 0 0]);
rectangle('Position',[75 -187.5 6.25 6.25], 'FaceColor',[1 1 1]);
rectangle('Position',[81.25 -187.5 6.25 6.25], 'FaceColor',[1 1 1]);
rectangle('Position',[87.5 -181.25 6.25 6.25], 'FaceColor',[0 0 0]);
rectangle('Position',[93.75 -181.25 6.25 6.25], 'FaceColor',[1 1 1]);
rectangle('Position',[87.5 -187.5 6.25 6.25], 'FaceColor',[1 1 1]);
rectangle('Position',[93.75 -187.5 6.25 6.25], 'FaceColor',[1 1 1]);
rectangle('Position',[75 -193.75 6.25 6.25], 'FaceColor',[1 1 1]);
rectangle('Position',[81.25 -193.75 6.25 6.25], 'FaceColor',[1 1 1]);
rectangle('Position',[75 -200 6.25 6.25], 'FaceColor',[0 0 0]);
rectangle('Position',[81.25 -200 6.25 6.25], 'FaceColor',[0 0 0]);
rectangle('Position',[87.5 -193.75 6.25 6.25], 'FaceColor',[1 1 1]);
rectangle('Position',[93.75 -193.75 6.25 6.25], 'FaceColor',[1 1 1]);
rectangle('Position',[87.5 -200 6.25 6.25], 'FaceColor',[0 0 0]);
rectangle('Position',[93.75 -200 6.25 6.25], 'FaceColor',[0 0 0]);
rectangle('Position',[112.5 -106.25 6.25 6.25], 'FaceColor',[0 0 0]);
rectangle('Position',[118.75 -106.25 6.25 6.25], 'FaceColor',[0 0 0]);
rectangle('Position',[112.5 -112.5 6.25 6.25], 'FaceColor',[0 0 0]);
rectangle('Position',[118.75 -112.5 6.25 6.25], 'FaceColor',[1 1 1]);
rectangle('Position',[112.5 -118.75 6.25 6.25], 'FaceColor',[0 0 0]);
rectangle('Position',[118.75 -118.75 6.25 6.25], 'FaceColor',[1 1 1]);
rectangle('Position',[112.5 -125 6.25 6.25], 'FaceColor',[0 0 0]);
rectangle('Position',[118.75 -125 6.25 6.25], 'FaceColor',[1 1 1]);
rectangle('Position',[125 -106.25 6.25 6.25], 'FaceColor',[0 0 0]);
rectangle('Position',[131.25 -106.25 6.25 6.25], 'FaceColor',[1 1 1]);
rectangle('Position',[125 -112.5 6.25 6.25], 'FaceColor',[1 1 1]);
rectangle('Position',[131.25 -112.5 6.25 6.25], 'FaceColor',[1 1 1]);
rectangle('Position',[100 -131.25 6.25 6.25], 'FaceColor',[0 0 0]);
rectangle('Position',[106.25 -131.25 6.25 6.25], 'FaceColor',[0 0 0]);
rectangle('Position',[100 -137.5 6.25 6.25], 'FaceColor',[1 1 1]);
rectangle('Position',[106.25 -137.5 6.25 6.25], 'FaceColor',[1 1 1]);
rectangle('Position',[112.5 -131.25 6.25 6.25], 'FaceColor',[0 0 0]);
rectangle('Position',[118.75 -131.25 6.25 6.25], 'FaceColor',[1 1 1]);
rectangle('Position',[112.5 -137.5 6.25 6.25], 'FaceColor',[1 1 1]);
rectangle('Position',[118.75 -137.5 6.25 6.25], 'FaceColor',[1 1 1]);
rectangle('Position',[175 -106.25 6.25 6.25], 'FaceColor',[1 1 1]);
rectangle('Position',[181.25 -106.25 6.25 6.25], 'FaceColor',[0 0 0]);
rectangle('Position',[175 -112.5 6.25 6.25], 'FaceColor',[1 1 1]);
rectangle('Position',[181.25 -112.5 6.25 6.25], 'FaceColor',[0 0 0]);
rectangle('Position',[187.5 -118.75 6.25 6.25], 'FaceColor',[1 1 1]);
rectangle('Position',[193.75 -118.75 6.25 6.25], 'FaceColor',[0 0 0]);
rectangle('Position',[187.5 -125 6.25 6.25], 'FaceColor',[1 1 1]);
rectangle('Position',[193.75 -125 6.25 6.25], 'FaceColor',[0 0 0]);
rectangle('Position',[187.5 -131.25 6.25 6.25], 'FaceColor',[1 1 1]);
rectangle('Position',[193.75 -131.25 6.25 6.25], 'FaceColor',[0 0 0]);
rectangle('Position',[187.5 -137.5 6.25 6.25], 'FaceColor',[1 1 1]);
rectangle('Position',[193.75 -137.5 6.25 6.25], 'FaceColor',[0 0 0]);
rectangle('Position',[100 -156.25 6.25 6.25], 'FaceColor',[0 0 0]);
rectangle('Position',[106.25 -156.25 6.25 6.25], 'FaceColor',[0 0 0]);
rectangle('Position',[100 -162.5 6.25 6.25], 'FaceColor',[1 1 1]);
rectangle('Position',[106.25 -162.5 6.25 6.25], 'FaceColor',[0 0 0]);
rectangle('Position',[100 -168.75 6.25 6.25], 'FaceColor',[1 1 1]);
rectangle('Position',[106.25 -168.75 6.25 6.25], 'FaceColor',[0 0 0]);
rectangle('Position',[100 -175 6.25 6.25], 'FaceColor',[1 1 1]);
rectangle('Position',[106.25 -175 6.25 6.25], 'FaceColor',[0 0 0]);
rectangle('Position',[125 -168.75 6.25 6.25], 'FaceColor',[1 1 1]);
rectangle('Position',[131.25 -168.75 6.25 6.25], 'FaceColor',[1 1 1]);
rectangle('Position',[125 -175 6.25 6.25], 'FaceColor',[0 0 0]);
rectangle('Position',[131.25 -175 6.25 6.25], 'FaceColor',[0 0 0]);
rectangle('Position',[137.5 -168.75 6.25 6.25], 'FaceColor',[1 1 1]);
rectangle('Position',[143.75 -168.75 6.25 6.25], 'FaceColor',[1 1 1]);
rectangle('Position',[137.5 -175 6.25 6.25], 'FaceColor',[0 0 0]);
rectangle('Position',[143.75 -175 6.25 6.25], 'FaceColor',[1 1 1]);
rectangle('Position',[100 -181.25 6.25 6.25], 'FaceColor',[1 1 1]);
rectangle('Position',[106.25 -181.25 6.25 6.25], 'FaceColor',[0 0 0]);
rectangle('Position',[100 -187.5 6.25 6.25], 'FaceColor',[1 1 1]);
rectangle('Position',[106.25 -187.5 6.25 6.25], 'FaceColor',[0 0 0]);
rectangle('Position',[100 -193.75 6.25 6.25], 'FaceColor',[1 1 1]);
rectangle('Position',[106.25 -193.75 6.25 6.25], 'FaceColor',[0 0 0]);
rectangle('Position',[100 -200 6.25 6.25], 'FaceColor',[0 0 0]);
rectangle('Position',[106.25 -200 6.25 6.25], 'FaceColor',[0 0 0]);
rectangle('Position',[125 -181.25 6.25 6.25], 'FaceColor',[0 0 0]);
rectangle('Position',[131.25 -181.25 6.25 6.25], 'FaceColor',[0 0 0]);
rectangle('Position',[125 -187.5 6.25 6.25], 'FaceColor',[1 1 1]);
rectangle('Position',[131.25 -187.5 6.25 6.25], 'FaceColor',[1 1 1]);
rectangle('Position',[137.5 -181.25 6.25 6.25], 'FaceColor',[0 0 0]);
rectangle('Position',[143.75 -181.25 6.25 6.25], 'FaceColor',[1 1 1]);
rectangle('Position',[137.5 -187.5 6.25 6.25], 'FaceColor',[1 1 1]);
rectangle('Position',[143.75 -187.5 6.25 6.25], 'FaceColor',[1 1 1]);
rectangle('Position',[125 -193.75 6.25 6.25], 'FaceColor',[1 1 1]);
rectangle('Position',[131.25 -193.75 6.25 6.25], 'FaceColor',[1 1 1]);
rectangle('Position',[125 -200 6.25 6.25], 'FaceColor',[0 0 0]);
rectangle('Position',[131.25 -200 6.25 6.25], 'FaceColor',[0 0 0]);
rectangle('Position',[137.5 -193.75 6.25 6.25], 'FaceColor',[1 1 1]);
rectangle('Position',[143.75 -193.75 6.25 6.25], 'FaceColor',[1 1 1]);
rectangle('Position',[137.5 -200 6.25 6.25], 'FaceColor',[0 0 0]);
rectangle('Position',[143.75 -200 6.25 6.25], 'FaceColor',[0 0 0]);
rectangle('Position',[150 -156.25 6.25 6.25], 'FaceColor',[0 0 0]);
rectangle('Position',[156.25 -156.25 6.25 6.25], 'FaceColor',[0 0 0]);
rectangle('Position',[150 -162.5 6.25 6.25], 'FaceColor',[1 1 1]);
rectangle('Position',[156.25 -162.5 6.25 6.25], 'FaceColor',[1 1 1]);
rectangle('Position',[175 -156.25 6.25 6.25], 'FaceColor',[0 0 0]);
rectangle('Position',[181.25 -156.25 6.25 6.25], 'FaceColor',[0 0 0]);
rectangle('Position',[175 -162.5 6.25 6.25], 'FaceColor',[1 1 1]);
rectangle('Position',[181.25 -162.5 6.25 6.25], 'FaceColor',[1 1 1]);
rectangle('Position',[187.5 -156.25 6.25 6.25], 'FaceColor',[0 0 0]);
rectangle('Position',[193.75 -156.25 6.25 6.25], 'FaceColor',[0 0 0]);
rectangle('Position',[187.5 -162.5 6.25 6.25], 'FaceColor',[1 1 1]);
rectangle('Position',[193.75 -162.5 6.25 6.25], 'FaceColor',[0 0 0]);
rectangle('Position',[187.5 -168.75 6.25 6.25], 'FaceColor',[1 1 1]);
rectangle('Position',[193.75 -168.75 6.25 6.25], 'FaceColor',[0 0 0]);
rectangle('Position',[187.5 -175 6.25 6.25], 'FaceColor',[1 1 1]);
rectangle('Position',[193.75 -175 6.25 6.25], 'FaceColor',[0 0 0]);
rectangle('Position',[162.5 -181.25 6.25 6.25], 'FaceColor',[0 0 0]);
rectangle('Position',[168.75 -181.25 6.25 6.25], 'FaceColor',[0 0 0]);
rectangle('Position',[162.5 -187.5 6.25 6.25], 'FaceColor',[1 1 1]);
rectangle('Position',[168.75 -187.5 6.25 6.25], 'FaceColor',[1 1 1]);
rectangle('Position',[150 -193.75 6.25 6.25], 'FaceColor',[1 1 1]);
rectangle('Position',[156.25 -193.75 6.25 6.25], 'FaceColor',[1 1 1]);
rectangle('Position',[150 -200 6.25 6.25], 'FaceColor',[0 0 0]);
rectangle('Position',[156.25 -200 6.25 6.25], 'FaceColor',[0 0 0]);
rectangle('Position',[162.5 -193.75 6.25 6.25], 'FaceColor',[1 1 1]);
rectangle('Position',[168.75 -193.75 6.25 6.25], 'FaceColor',[1 1 1]);
rectangle('Position',[162.5 -200 6.25 6.25], 'FaceColor',[0 0 0]);
rectangle('Position',[168.75 -200 6.25 6.25], 'FaceColor',[0 0 0]);
rectangle('Position',[187.5 -181.25 6.25 6.25], 'FaceColor',[1 1 1]);
rectangle('Position',[193.75 -181.25 6.25 6.25], 'FaceColor',[0 0 0]);
rectangle('Position',[187.5 -187.5 6.25 6.25], 'FaceColor',[1 1 1]);
rectangle('Position',[193.75 -187.5 6.25 6.25], 'FaceColor',[0 0 0]);
rectangle('Position',[175 -193.75 6.25 6.25], 'FaceColor',[1 1 1]);
rectangle('Position',[181.25 -193.75 6.25 6.25], 'FaceColor',[1 1 1]);
rectangle('Position',[175 -200 6.25 6.25], 'FaceColor',[0 0 0]);
rectangle('Position',[181.25 -200 6.25 6.25], 'FaceColor',[0 0 0]);
rectangle('Position',[187.5 -193.75 6.25 6.25], 'FaceColor',[1 1 1]);
rectangle('Position',[193.75 -193.75 6.25 6.25], 'FaceColor',[0 0 0]);
rectangle('Position',[187.5 -200 6.25 6.25], 'FaceColor',[0 0 0]);
rectangle('Position',[193.75 -200 6.25 6.25], 'FaceColor',[0 0 0]);
X=[186,175,168.75,162.5,162.5,150,140,125,118.75,112.5,106.25,100,100,87.5,75,62.5,50,37.5,37.5,37.5,37.5,31.25,25,13,13];
Y=[-186,-185,-182.5,-181.25,-175,-162.5,-150,-137.5,-137.5,-137.5,-135,-131.25,-125,-112.5,-100,-87.5,-75,-62.5,-50,-37.5,-31.25,-25,-25,-13,-13];
hold on;
plot(X,Y,'r');
plot(X,Y,'bo');
legend('268.08','Location','southoutside');
